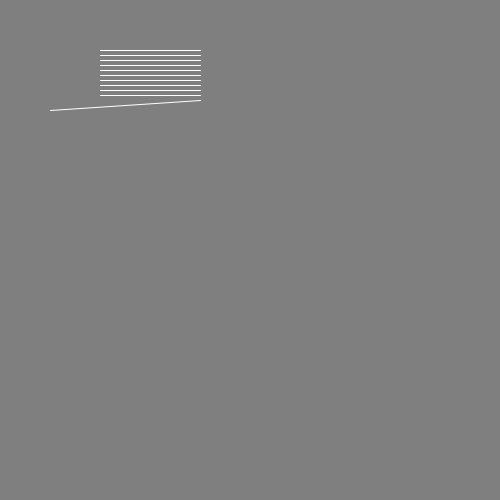
Frame 1 (no input)
Frame 60 (the mouse pressed at the canvas centre just before this capture): identical to frame 1, image omitted
Frame 120 (the mouse held since frame 60 and released just before this capture): identical to frame 1, image omitted

The Processing sketch that drew this single still picture (run headless with seeded random() and noise(); from frame 60 on, the mouse is pressed at the canvas centre):

// Processing sketch: looping2
// ── looping2.pde
int startX = 50;
int startY = 100;
int endX = 200;
int endY = 100;

int spacing = 10;

int numberDrawn = 0;
int totalLines = 80;

void setup() {
  size(500, 500);
  background(127);
  println("hello");
  println(spacing);
  stroke(255);
  line(startX, startY + spacing, endX, endY);
  spacing += 10;
  
  //for (inital state; conditional; iterator) {
    println("starting loop");
  for (int i = 0; i < 10; i += 1) {
    
    // i changes each time through:
    print(i + " -- ");
    line(100, 50+i*5, 200, 50+i*5);
    
  }  
  println("done with loop");
}
void draw() {
  
  //background(127);
  
  //if (startY+spacing < height) {
  //  line(
  //  startX, 
  //  startY + spacing, 
  //  endX,
  //  endY+ spacing
  //  );
  //  spacing += random(1,10);
  //  println("spacing: " + spacing);
    
  //  numberDrawn += 1;
  //} 
  
  //else {
  //  spacing = 0;
  //  numberDrawn = 0;
  //}
}
